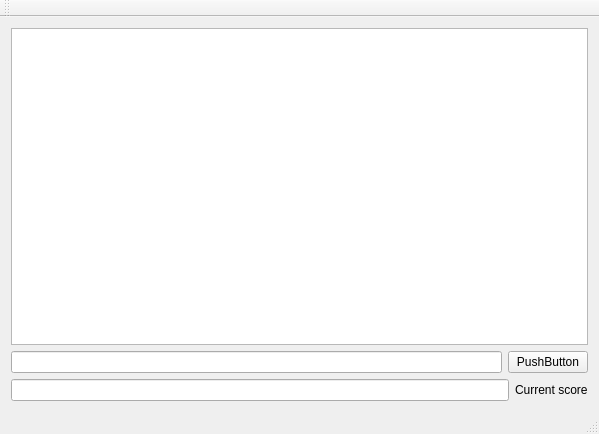
<?xml version="1.0" encoding="UTF-8"?>
<ui version="4.0">
 <class>QuizClass</class>
 <widget class="QMainWindow" name="QuizClass">
  <property name="geometry">
   <rect>
    <x>0</x>
    <y>0</y>
    <width>599</width>
    <height>434</height>
   </rect>
  </property>
  <property name="windowTitle">
   <string>Quiz</string>
  </property>
  <widget class="QWidget" name="centralWidget">
   <layout class="QGridLayout" name="gridLayout">
    <item row="0" column="0">
     <widget class="QListWidget" name="questionListWidget"/>
    </item>
    <item row="1" column="0">
     <layout class="QHBoxLayout" name="horizontalLayout">
      <item>
       <widget class="QLineEdit" name="answerLineEdit"/>
      </item>
      <item>
       <widget class="QPushButton" name="answerPushButton">
        <property name="text">
         <string>PushButton</string>
        </property>
       </widget>
      </item>
     </layout>
    </item>
    <item row="2" column="0">
     <layout class="QHBoxLayout" name="horizontalLayout_2">
      <item>
       <widget class="QLineEdit" name="scoreLineEdit"/>
      </item>
      <item>
       <widget class="QLabel" name="label">
        <property name="text">
         <string>Current score</string>
        </property>
       </widget>
      </item>
     </layout>
    </item>
   </layout>
  </widget>
  <widget class="QMenuBar" name="menuBar">
   <property name="geometry">
    <rect>
     <x>0</x>
     <y>0</y>
     <width>599</width>
     <height>26</height>
    </rect>
   </property>
  </widget>
  <widget class="QToolBar" name="mainToolBar">
   <attribute name="toolBarArea">
    <enum>TopToolBarArea</enum>
   </attribute>
   <attribute name="toolBarBreak">
    <bool>false</bool>
   </attribute>
  </widget>
  <widget class="QStatusBar" name="statusBar"/>
 </widget>
 <layoutdefault spacing="6" margin="11"/>
 <resources>
  <include location="Quiz.qrc"/>
 </resources>
 <connections/>
</ui>
